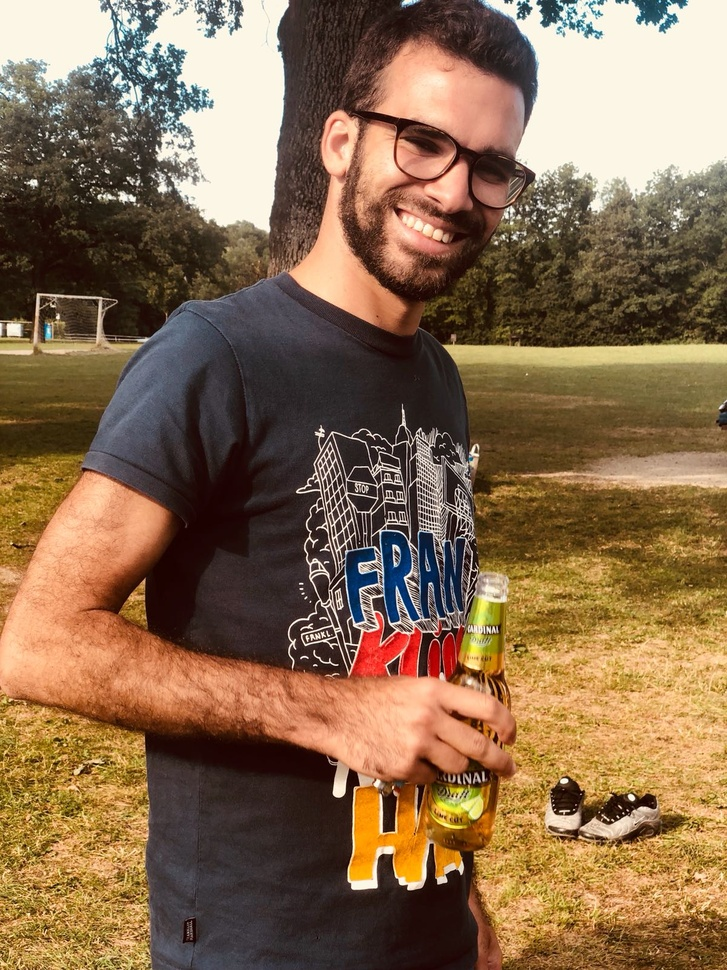
#> input picture DNN/dnn-nst/images/IMG-20180629-WA0181.jpg, 727 x 970 px, shrunk from 1200 x 1600 before the run
$ python detect_fast_hessian.py --image ../../../DNN/dnn-nst/images/IMG-20180629-WA0181.jpg   (older library calls are emulated)
#> lines starting #> are read from the running program, lines starting #| are printed output that depends on the picture
# USAGE
# python detect_fast_hessian.py

# import the necessary packages
from __future__ import print_function
import numpy as np
import cv2
import imutils
import argparse

# construct and parse the argument parser
ap = argparse.ArgumentParser()
ap.add_argument("-i", "--image", required=True, help="path to the input image")
args = vars(ap.parse_args())

# load the image and convert it to grayscale
image = cv2.imread(args["image"])
#> image is the input picture: shape (970, 727, 3); mean B, G, R 78.8, 107.6, 136.3
orig = image.copy()
gray = cv2.cvtColor(image, cv2.COLOR_BGR2GRAY)
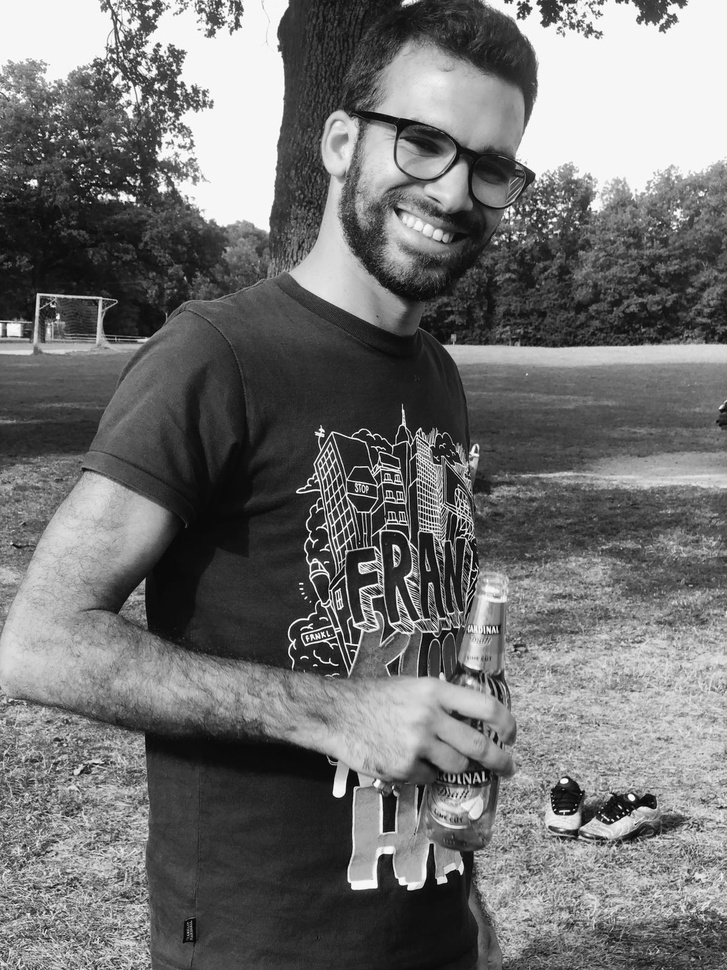
#> gray: shape (970, 727); min 1, max 255, mean 112.9

# detect Fast Hessian keypoints in the image for OpenCV 2.4
if imutils.is_cv2():
#> (the run stopped early here; a loop or call above may not have finished)

$ run again, on DNN/dnn-nst/images/IMG-20180722-WA0011.jpg
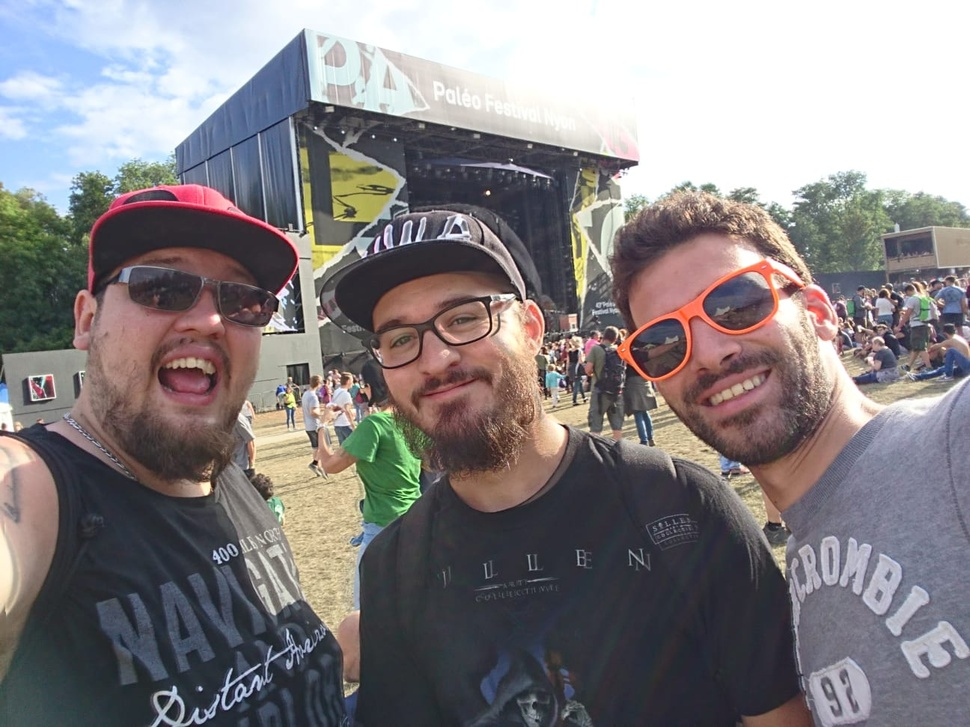
#> input picture DNN/dnn-nst/images/IMG-20180722-WA0011.jpg, 970 x 727 px, shrunk from 1296 x 972 before the run
#> image is the input picture: shape (727, 970, 3); mean B, G, R 130.9, 128.9, 133.5
#> `gray = cv2.cvtColor(image, cv2.COLOR_BGR2GRAY)`:
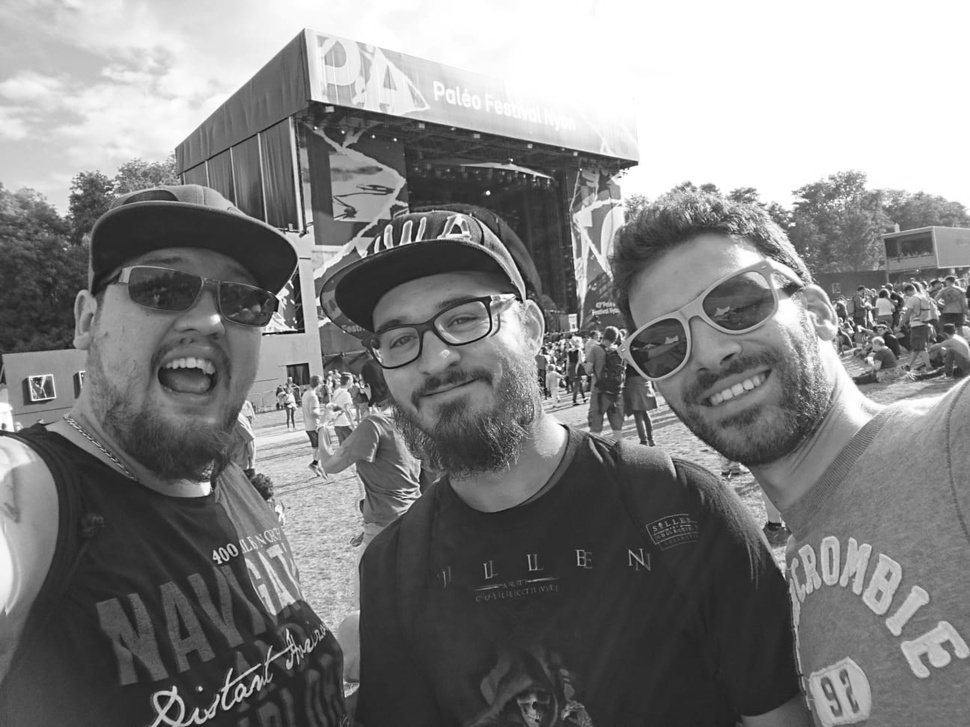
#> gray: shape (727, 970); min 7, max 255, mean 130.5

$ run again, on DNN/dnn-nst/images/group.jpg
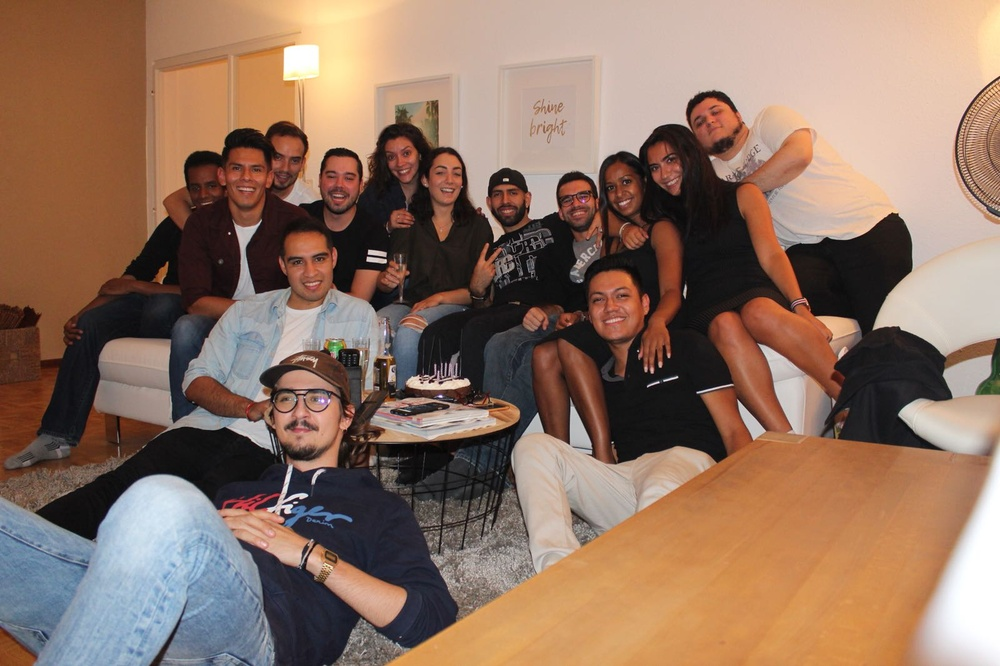
#> input picture DNN/dnn-nst/images/group.jpg, 1000 x 666 px, shrunk from 1600 x 1066 before the run
#> image is the input picture: shape (666, 1000, 3); mean B, G, R 97.4, 114.2, 142.7
#> `gray = cv2.cvtColor(image, cv2.COLOR_BGR2GRAY)`:
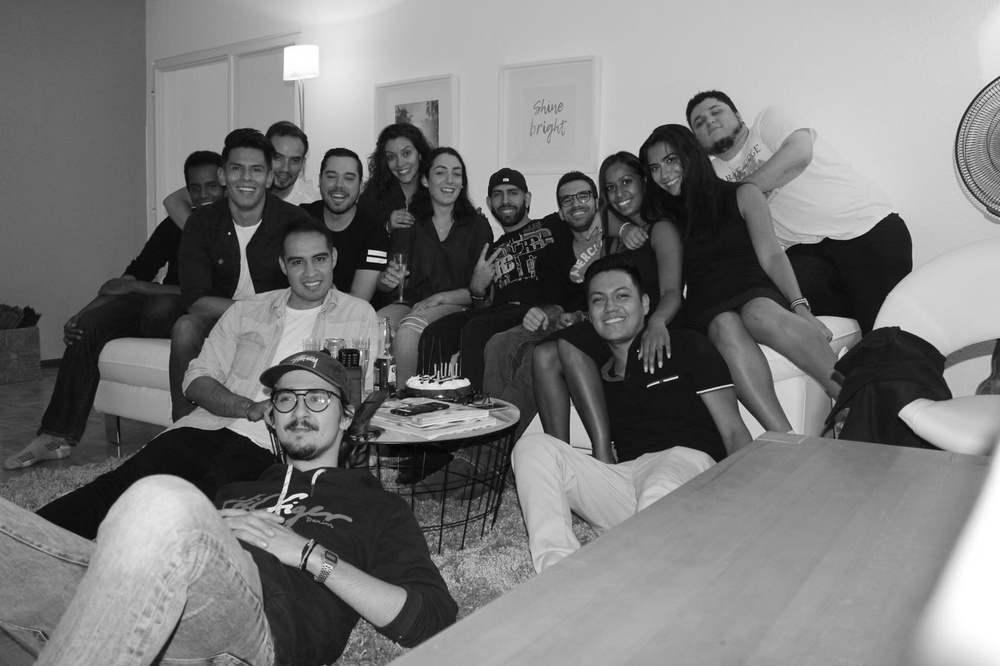
#> gray: shape (666, 1000); min 1, max 255, mean 120.8
